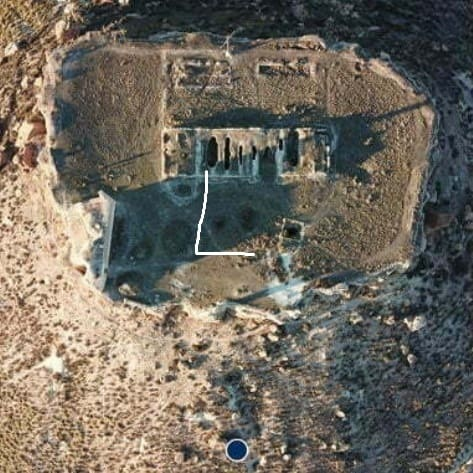
#> input picture Software/raspberry/left.jpg, 473 x 473 px
$ python stereo_pipeline.py
#> lines starting #> are read from the running program, lines starting #| are printed output that depends on the picture
import cv2
import time
import os
import subprocess
import serial

base = os.path.dirname(os.path.abspath(__file__))

# ── CAPTURA ──────────────────────────────────────────────────────────────────
def capture(name):
#> called with name = 'left.jpg'
    path = os.path.join(base, name)
    subprocess.run([
        "rpicam-jpeg", "-o", path,
        "--width", "320", "--height", "240",
        "--timeout", "1000", "--nopreview"
    ], check=True)
#> (this line was passed over: subprocess is not available in this run)
    return path

print("Capturando left.jpg...")
capture("left.jpg")
time.sleep(1)
print("Capturando right.jpg...")
capture("right.jpg")

# ── PIPELINE ─────────────────────────────────────────────────────────────────
start_total = time.time()

left  = cv2.imread(os.path.join(base, "left.jpg"))
#> left is the input picture: shape (473, 473, 3); mean B, G, R 94.4, 105.2, 111.3
right = cv2.imread(os.path.join(base, "right.jpg"))
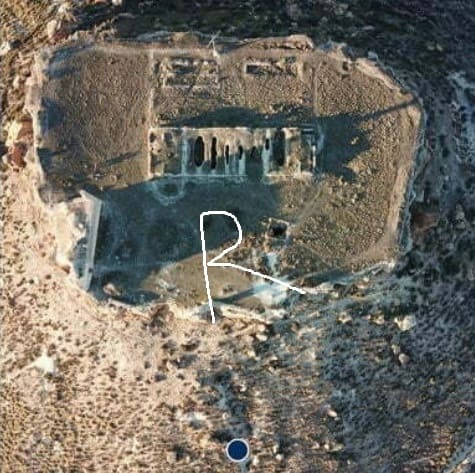
#> input picture Software/raspberry/right.jpg, 475 x 473 px
#> right is the input picture: shape (473, 475, 3); mean B, G, R 98.8, 108.1, 112.4

if left is None:
    raise RuntimeError("left.jpg no encontrado")
if right is None:
    print("right.jpg no encontrado, duplicando left")
    right = left.copy()

left  = cv2.resize(left,  (320, 240))
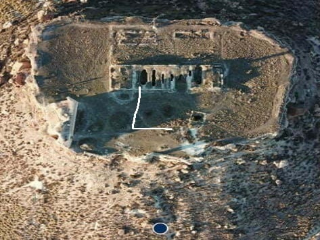
#> left: shape (240, 320, 3); mean B, G, R 94.2, 105.1, 111.1
right = cv2.resize(right, (320, 240))
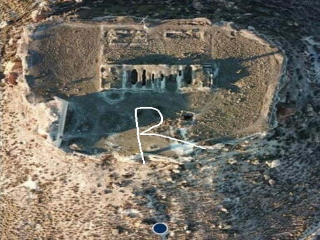
#> right: shape (240, 320, 3); mean B, G, R 98.6, 108, 112.3

print(left.shape)
#| (240, 320, 3)
print(right.shape)
#| (240, 320, 3)

# ── ANAGLIFO ROJO/CIAN ────────────────────────────────────────────────────────
start_proc = time.time()

# Canal R de left → ojo izquierdo (rojo)
# Canales G y B de right → ojo derecho (cian)
anaglyph = left.copy()
anaglyph[:, :, 0] = right[:, :, 0]  # B → right
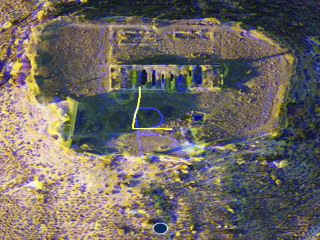
#> anaglyph: shape (240, 320, 3); mean B, G, R 98.6, 105.1, 111.1
anaglyph[:, :, 1] = right[:, :, 1]  # G → right
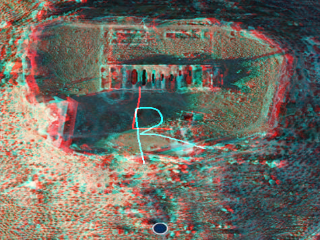
#> anaglyph: shape (240, 320, 3); mean B, G, R 98.6, 108, 111.1
anaglyph[:, :, 2] = left[:, :, 2]   # R → left

output_path = os.path.join(base, "stereo.jpg")
cv2.imwrite(output_path, anaglyph, [int(cv2.IMWRITE_JPEG_QUALITY), 50])
print("Guardado en:", output_path)
end_proc = time.time()

# ── LECTURA BINARIA ───────────────────────────────────────────────────────────
with open(output_path, "rb") as f:
    data = f.read()

print(f"Tamaño: {len(data)} bytes")
print(f"Procesamiento: {(end_proc - start_proc)*1000:.1f}ms")

# ── FRAGMENTACIÓN ─────────────────────────────────────────────────────────────
CHUNK_SIZE = 200

def build_packet(seq, payload):
    header = f"{seq:05d}|".encode()
    chk    = (sum(payload) & 0xFF).to_bytes(1, "big")
    return header + payload + chk

chunks  = [data[i:i+CHUNK_SIZE] for i in range(0, len(data), CHUNK_SIZE)]
packets = [build_packet(i, c) for i, c in enumerate(chunks)]
print(f"Chunks: {len(chunks)} paquetes de ~{CHUNK_SIZE}B")

# ── VALIDACIÓN LOCAL ──────────────────────────────────────────────────────────
reconstructed = b"".join(chunks)
rec_path = os.path.join(base, "reconstructed.jpg")
with open(rec_path, "wb") as f:
    f.write(reconstructed)
assert reconstructed == data, "ERROR: reconstrucción no coincide"
print("Validación local: OK")

# ── UART ──────────────────────────────────────────────────────────────────────
UART_PORT = "/dev/serial0"
BAUD      = 115200

try:
    ser = serial.Serial(UART_PORT, BAUD, timeout=1)
    time.sleep(2)
    ser.write(b"START\n")
    for pkt in packets:
        ser.write(pkt)
        time.sleep(0.005)   # 5ms entre paquetes — evita desborde buffer ESP32
    ser.write(b"END\n")
    ser.close()
    print("UART: transmisión completa")
except serial.SerialException as e:
    print(f"UART no disponible ({e}) — modo solo fragmentación")

end_total = time.time()
print(f"Total: {(end_total - start_total)*1000:.1f}ms")
